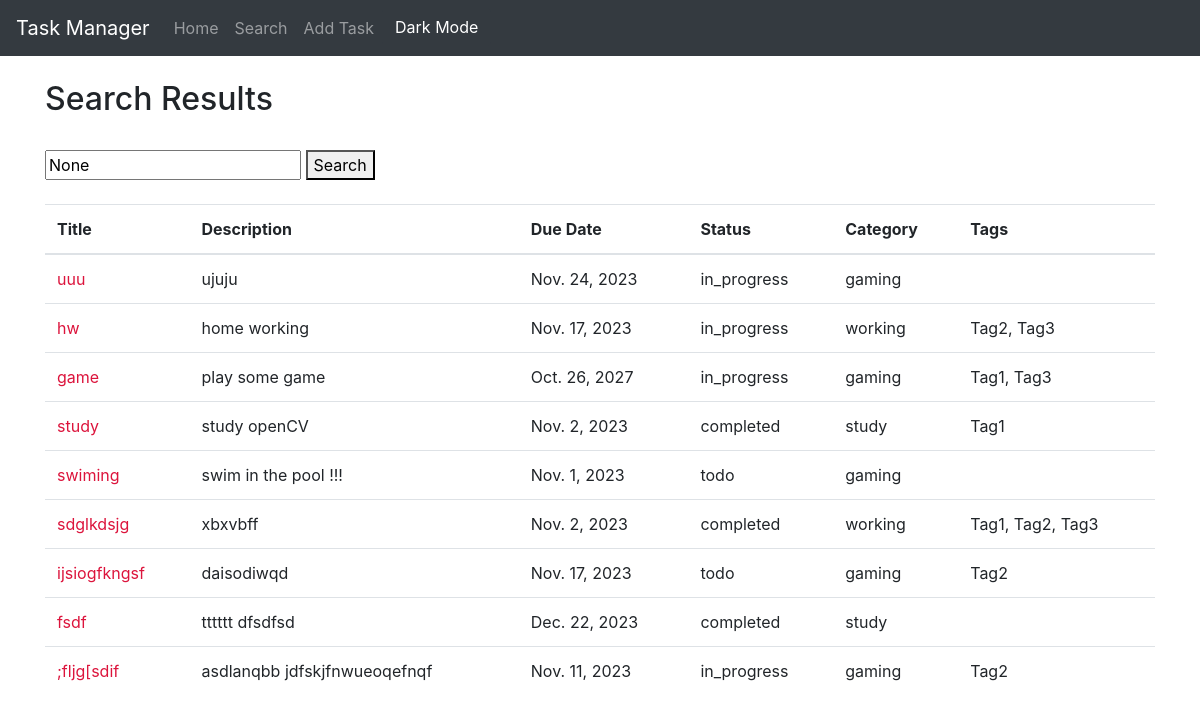
/search/, run on an earlier commit of the app's database.
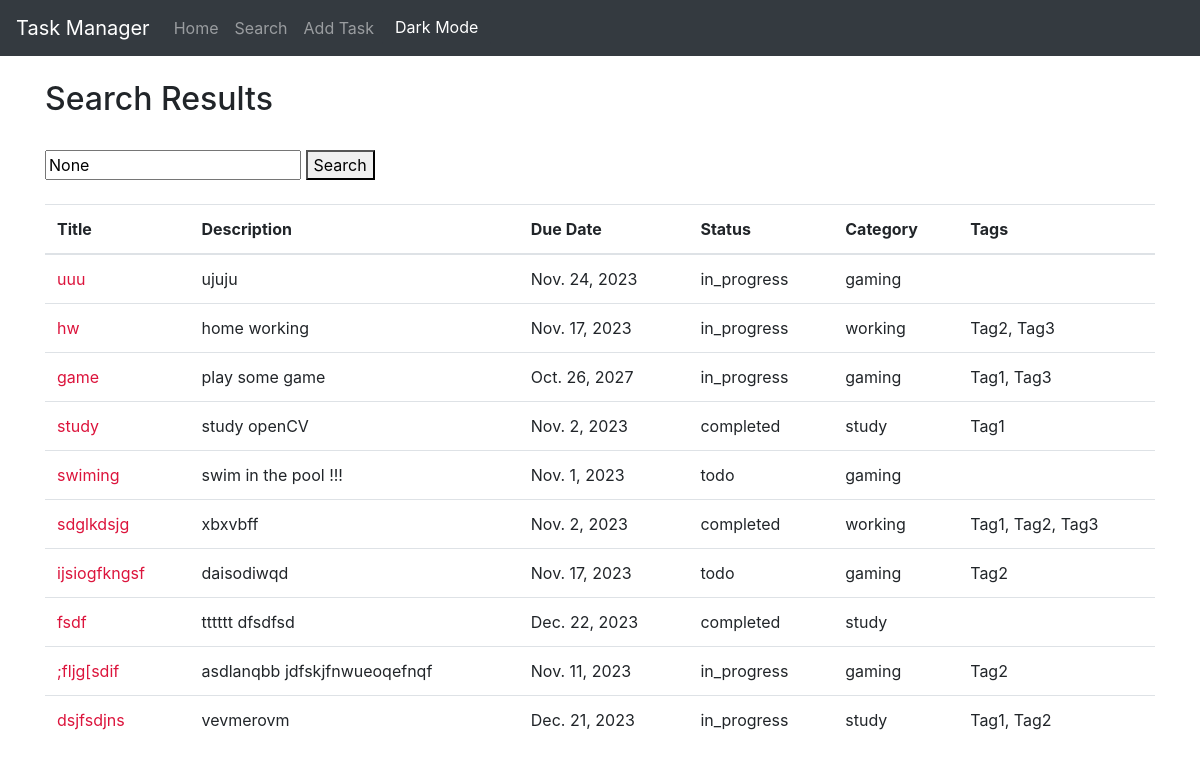
And on a later commit of the database.
### core/models.py (models this page shows, shortened)
class Task(models.Model):
    title = models.CharField(max_length=255)
    description = models.TextField()
    due_date = models.DateField()
    status = models.CharField(max_length=20)
    category = models.ForeignKey(Category, on_delete=models.CASCADE)
    tags = models.ManyToManyField(Tag)

class Category(models.Model):
    name = models.CharField(max_length=255)

class Tag(models.Model):
    name = models.CharField(max_length=255)

### core/views.py (the view)
# urls.py: path('search/', search_tasks, name='search_tasks'),
def search_tasks(request):
    query = request.GET.get('q')
    if query:
        tasks = Task.objects.filter(Q(title__icontains=query) | Q(tags__name__icontains=query))
    else:
        tasks = Task.objects.all()
    return render(request, 'search_tasks.html', {'tasks': tasks, 'query': query})

### templates/search_tasks.html (shortened to what this page needs)
{% extends 'base.html' %}
{% block content %}
<h2>Search Results</h2>
<br>
<form method="get" action="{% url 'search_tasks' %}">
    <input type="text" name="q" value="{{ query }}" placeholder="Search by title or tag">
    <button type="submit">Search</button>
</form>
<br>
  <table class="table">
    <thead>
      <tr>
        <th>Title</th>
        <th>Description</th>
        <th>Due Date</th>
        <th>Status</th>
        <th>Category</th>
        <th>Tags</th>
      </tr>
    </thead>
    <tbody>
      {% for task in tasks %}
        <tr>
          <td><a  href="{% url 'view_task' task.id %}">{{ task.title }}</a></td>
          <td>{{ task.description }}</td>
          <td>{{ task.due_date }}</td>
          <td>{{ task.status }}</td>
          <td>{{ task.category.name }}</td>
          <td>
            {% for tag in task.tags.all %}
              {{ tag.name }}{% if not forloop.last %}, {% endif %}
            {% endfor %}
          </td>
        </tr>
      {% empty %}
                <tr>
                    <td colspan="5"><h1 style="color: red;">No tasks found!</h1></td>
                </tr>
      {% endfor %}
    </tbody>
  </table>
{% endblock %}

What changed in the data, as far as the page shows it:
added Task: title "dsjfsdjns", description "vevmerovm", due_date "Dec. 21, 2023", status "in_progress", category.name "study", Tag (name "Tag1"), Tag (name "Tag2")
